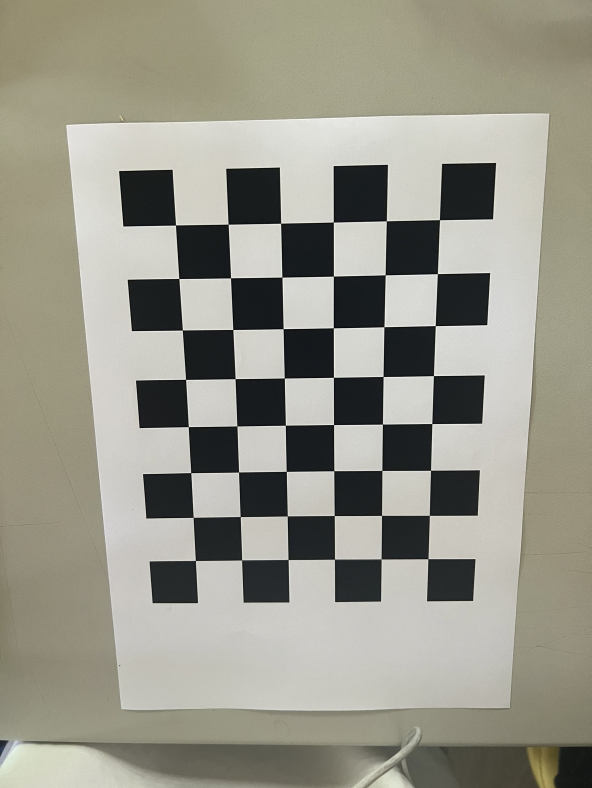
#> input picture state_estimation_lab/lab1/src/image/S__13123642_0.jpg, 1774 x 2364 px (shown at 1/3 size); its folder holds only this picture in this run
$ python camera_calibration.py
#> lines starting #> are read from the running program, lines starting #| are printed output that depends on the picture; after the words box and inside, x2 and y2 are one past the last pixel; in counts of white or black regions, pixels touching at a corner belong together; long printed decimals are rounded
import os
import cv2
import numpy as np

# Define chess board pattern size
pattern_size = (8, 6)

# Criteria for termination of the iterative process of corner detection
criteria = (cv2.TERM_CRITERIA_EPS + cv2.TERM_CRITERIA_MAX_ITER, 30, 0.001)

# Prepare object points, like (0,0,0), (1,0,0), (2,0,0) ....,(6,5,0)
objp = np.zeros((pattern_size[0] * pattern_size[1], 3), np.float32)
objp[:, :2] = np.mgrid[0:pattern_size[0], 0:pattern_size[1]].T.reshape(-1, 2)

# Arrays to store object points and image points from all the images.
objpoints = []  # 3d point in real world space
imgpoints = []  # 2d points in image plane.

# Load images
images_folder = "./image"
images_list = os.listdir(images_folder)

for fname in images_list:

    img_path = os.path.join(images_folder, fname)
    gray = cv2.imread(img_path, 0)
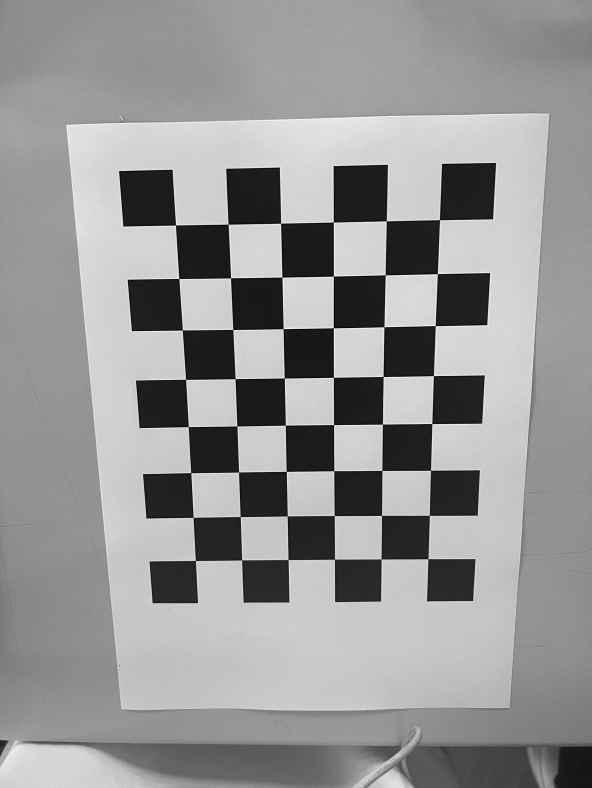
#> gray: shape (2364, 1774) (shown at 1/3 size); min 0, max 255, mean 149.4
    # gray = cv2.cvtColor(img, cv2.COLOR_BGR2GRAY)

    # Find the chess board corners
    ret, corners = cv2.findChessboardCorners(gray, pattern_size, None)
#> ret = True; corners = 48 rows, first 8: [1319.3, 660.4], [1313.1, 822], [1306.6, 978], [1301.4, 1127.9], [1296.4, 1271.8], [1292.5, 1411.7], [1288.8, 1546.6], [1284.7, 1677.2]

    # If found, add object points, image points (after refining them)
    if ret == True:

        objpoints.append(objp)
        corners2 = cv2.cornerSubPix(gray, corners, (11, 11), (-1, -1), criteria)
#> corners2 = 48 rows, first 8: [1319.3, 660.3], [1313, 822.2], [1306.6, 978], [1301.3, 1128.1], [1296.6, 1271.7], [1292.5, 1411.7], [1288.7, 1546.7], [1284.7, 1677.2]
        imgpoints.append(corners2)

        # Draw and display the corners
        gray = cv2.drawChessboardCorners(gray, pattern_size, corners2, ret)
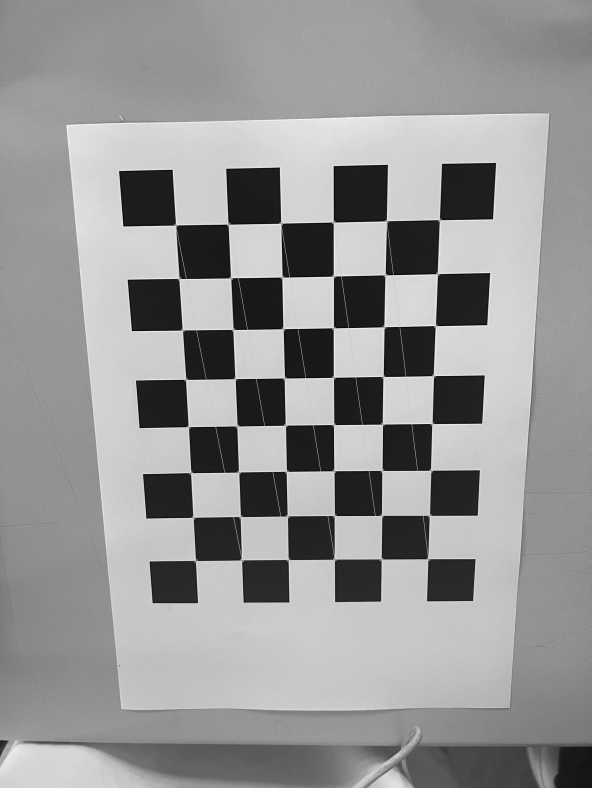
#> gray: shape (2364, 1774) (shown at 1/3 size); 0.82% of pixels changed, all inside (x1, y1, x2, y2) = (521, 654, 1326, 1689)

        # Resize the window to half the size of the image
        cv2.namedWindow('img', cv2.WINDOW_NORMAL)
        cv2.resizeWindow('img', (gray.shape[1] // 2, gray.shape[0] // 2))
        cv2.imshow('img', gray)
        cv2.waitKey(500)

cv2.destroyAllWindows()

# Calibrate the camera
ret, mtx, dist, rvecs, tvecs = cv2.calibrateCamera(objpoints, imgpoints, gray.shape[::-1], None, None)
#> ret = 0.277; mtx = [[1153.3, 0, 899.4], [0, 1135.8, 1178.9], [0, 0, 1]]; dist = [[0.119, -0.337, 0.000565, -0.000345, 0.347]]; rvecs = ([0.123, -0.103, 1.55],); tvecs = ([2.64, -3.32, 7.36],)

# Print the camera matrix
print(f"Objective function value: {ret}\n")
#| Objective function value: 0.277
print(f"Distorition coefficient: {dist}\n")
#| Distorition coefficient: [[ 1.19034705e-01 -3.37033318e-01  5.64623983e-04 -3.44625603e-04
#|    3.46507823e-01]]
print("Camera Matrix:")
print(mtx)
#| [[1.15330800e+03 0.00000000e+00 8.99389252e+02]
#|  [0.00000000e+00 1.13579210e+03 1.17893443e+03]
#|  [0.00000000e+00 0.00000000e+00 1.00000000e+00]]

fx = mtx[0, 0]
#> fx = 1153.3
fy = mtx[1, 1]
#> fy = 1135.8
cx = mtx[0, 2]
#> cx = 899.4
cy = mtx[1, 2]
#> cy = 1178.9

print(f"\nfx: {fx}, fy: {fy}, cx: {cx}, cy: {cy}")
#| fx: 1153.308, fy: 1135.792, cx: 899.389, cy: 1178.934

$ run again, on state_estimation_lab/lab1/src/image/S__13123647_0.jpg
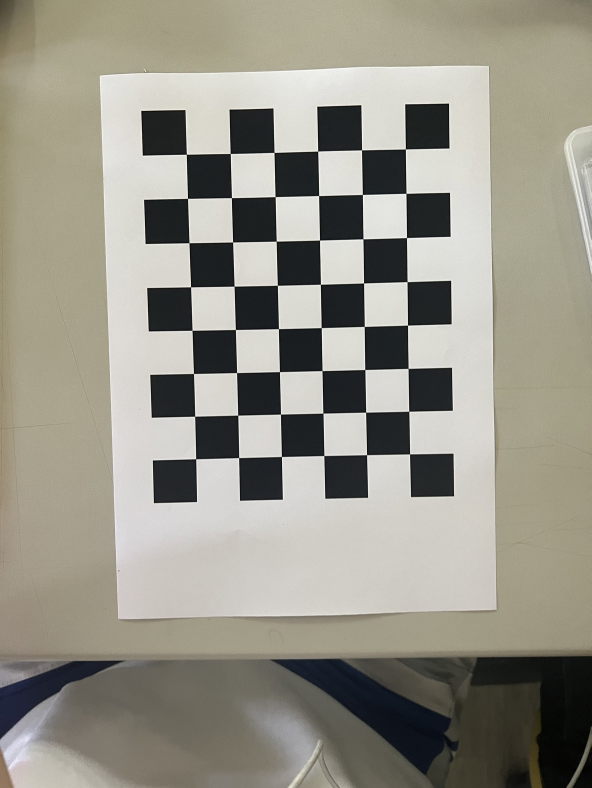
#> input picture state_estimation_lab/lab1/src/image/S__13123647_0.jpg, 1774 x 2364 px (shown at 1/3 size)
#> `gray = cv2.imread(img_path, 0)`:
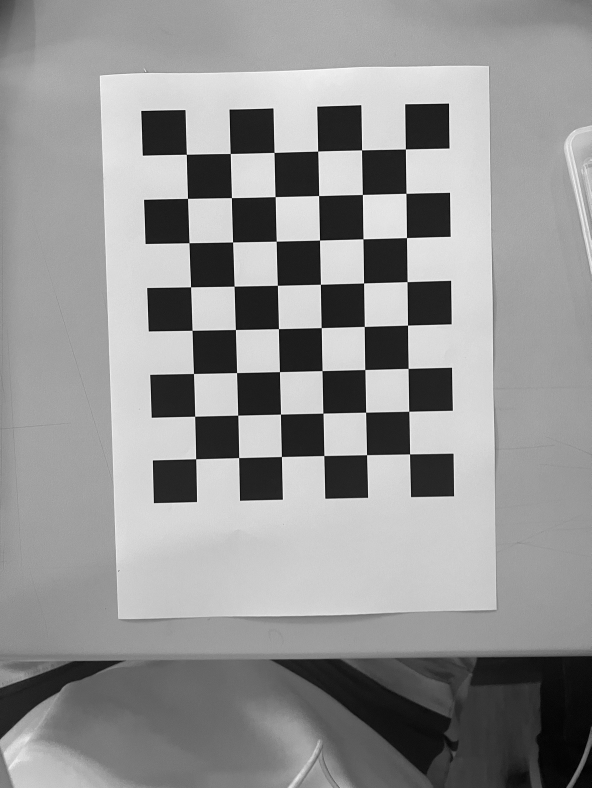
#> gray: shape (2364, 1774) (shown at 1/3 size); min 0, max 255, mean 147.5
#> `ret, corners = cv2.findChessboardCorners(gray, pattern_size, None)`: ret = True; corners = 48 rows, first 8: [1216.9, 448.3], [1219, 581], [1220.5, 713.9], [1222, 846.1], [1223.5, 976.4], [1225.1, 1106.1], [1227.4, 1234.7], [1229.8, 1362.9]
#> corners2 = 48 rows, first 8: [1216.9, 448], [1218.8, 580.9], [1220.5, 713.8], [1222.2, 846], [1223.6, 976.3], [1225.2, 1106.2], [1227.5, 1234.6], [1229.8, 1362.7]
#> `gray = cv2.drawChessboardCorners(gray, pattern_size, corners2, ret)`:
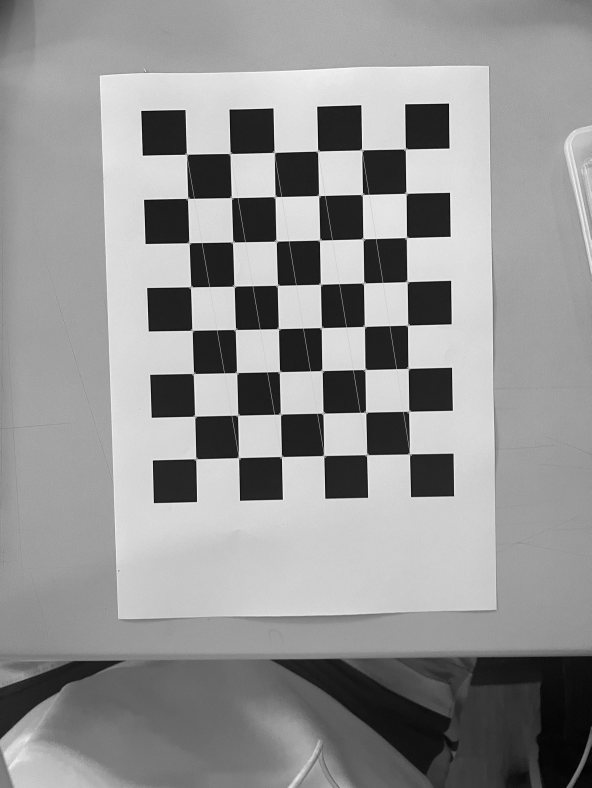
#> gray: shape (2364, 1774) (shown at 1/3 size); 0.79% of pixels changed, all inside (x1, y1, x2, y2) = (554, 442, 1237, 1384)
#> `ret, mtx, dist, rvecs, tvecs = cv2.calibrateCamera(objpoints, imgpoint..`: ret = 0.291; mtx = [[10001.1, 0, 902.5], [0, 10069, 1260.4], [0, 0, 1]]; dist = [[6.07, -439.3, 0.0146, 0.00372, -1.34]]; rvecs = ([0.105, -0.111, 1.54],); tvecs = ([2.39, -6.14, 77.5],)
#| Objective function value: 0.2908
#| Distorition coefficient: [[ 6.06741562e+00 -4.39259820e+02  1.45515317e-02  3.71724293e-03
#|   -1.34047797e+00]]
#| [[1.00011257e+04 0.00000000e+00 9.02472141e+02]
#|  [0.00000000e+00 1.00689650e+04 1.26038978e+03]
#|  [0.00000000e+00 0.00000000e+00 1.00000000e+00]]
#> fx = 10001.1
#> fy = 10069
#> cx = 902.5
#> cy = 1260.4
#| fx: 10001.126, fy: 10068.965, cx: 902.472, cy: 1260.390

$ run again, on state_estimation_lab/lab1/src/image/S__13123648_0.jpg
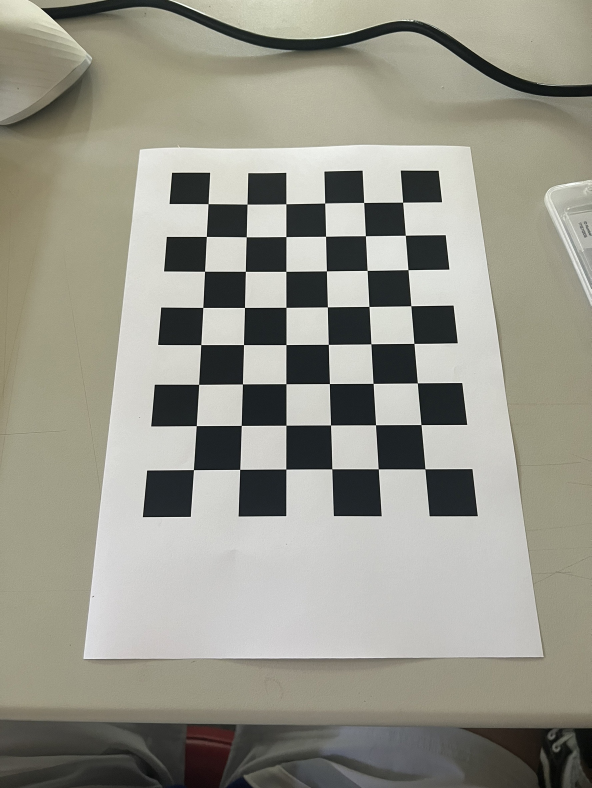
#> input picture state_estimation_lab/lab1/src/image/S__13123648_0.jpg, 1774 x 2364 px (shown at 1/3 size)
#> `gray = cv2.imread(img_path, 0)`:
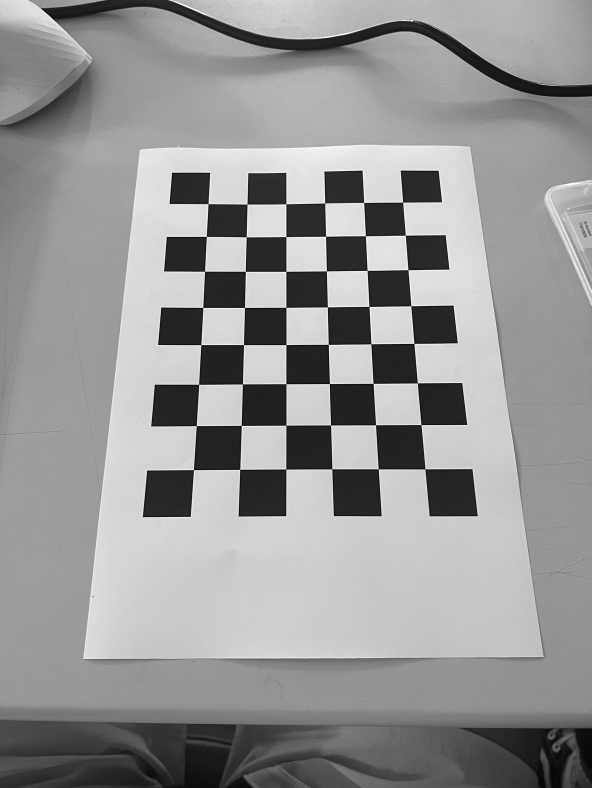
#> gray: shape (2364, 1774) (shown at 1/3 size); min 0, max 255, mean 149.5
#> `ret, corners = cv2.findChessboardCorners(gray, pattern_size, None)`: ret = True; corners = 48 rows, first 8: [1208.8, 607.6], [1216.6, 706.5], [1224.7, 810.3], [1233.6, 918.5], [1242.7, 1031.1], [1252.8, 1149.9], [1264.1, 1274.8], [1275.9, 1407.7]
#> corners2 = 48 rows, first 8: [1208.9, 607.5], [1216.7, 706.6], [1224.8, 810.3], [1233.6, 918.4], [1242.8, 1031], [1252.9, 1149.7], [1263.9, 1274.8], [1275.8, 1407.6]
#> `gray = cv2.drawChessboardCorners(gray, pattern_size, corners2, ret)`:
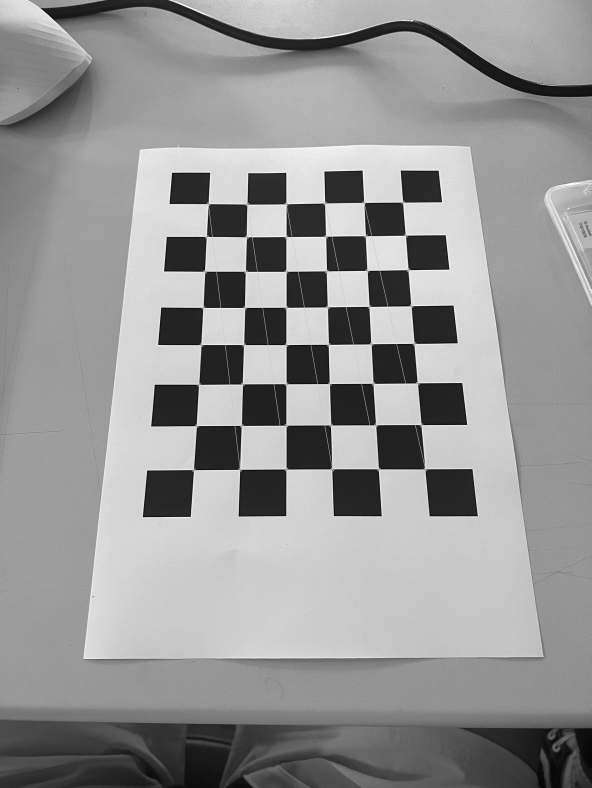
#> gray: shape (2364, 1774) (shown at 1/3 size); 0.69% of pixels changed, all inside (x1, y1, x2, y2) = (575, 601, 1283, 1417)
#> `ret, mtx, dist, rvecs, tvecs = cv2.calibrateCamera(objpoints, imgpoint..`: ret = 0.39; mtx = [[305.9, 0, 888.2], [0, 283.3, 1142.6], [0, 0, 1]]; dist = [[0.00735, -0.00126, -0.00135, -0.000191, 9.3e-05]]; rvecs = ([-0.0495, 0.0524, 1.56],); tvecs = ([2.75, -4.93, 2.67],)
#| Objective function value: 0.3904
#| Distorition coefficient: [[ 7.35458076e-03 -1.25876774e-03 -1.34806240e-03 -1.91323369e-04
#|    9.29505431e-05]]
#| [[3.05909302e+02 0.00000000e+00 8.88181127e+02]
#|  [0.00000000e+00 2.83271541e+02 1.14263833e+03]
#|  [0.00000000e+00 0.00000000e+00 1.00000000e+00]]
#> fx = 305.9
#> fy = 283.3
#> cx = 888.2
#> cy = 1142.6
#| fx: 305.909, fy: 283.272, cx: 888.181, cy: 1142.638

$ run again, on state_estimation_lab/lab1/src/image/S__13123649_0.jpg
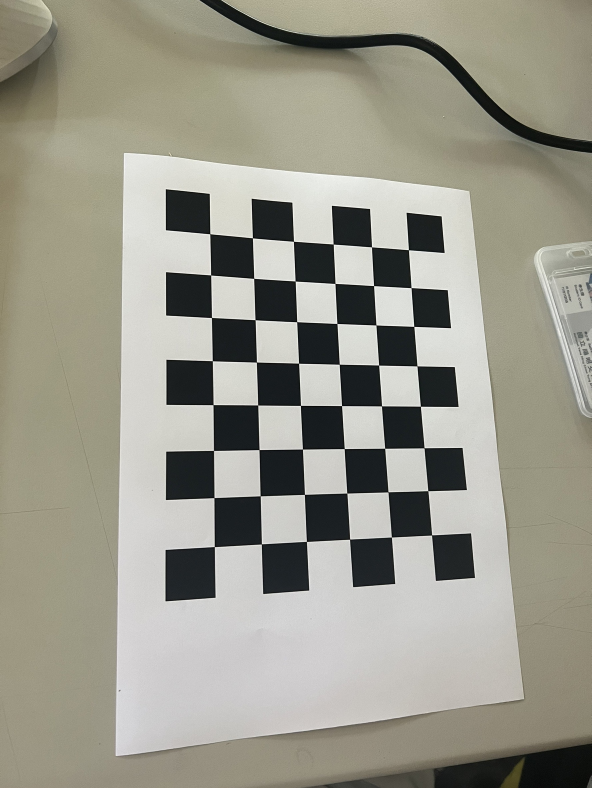
#> input picture state_estimation_lab/lab1/src/image/S__13123649_0.jpg, 1774 x 2364 px (shown at 1/3 size)
#> `gray = cv2.imread(img_path, 0)`:
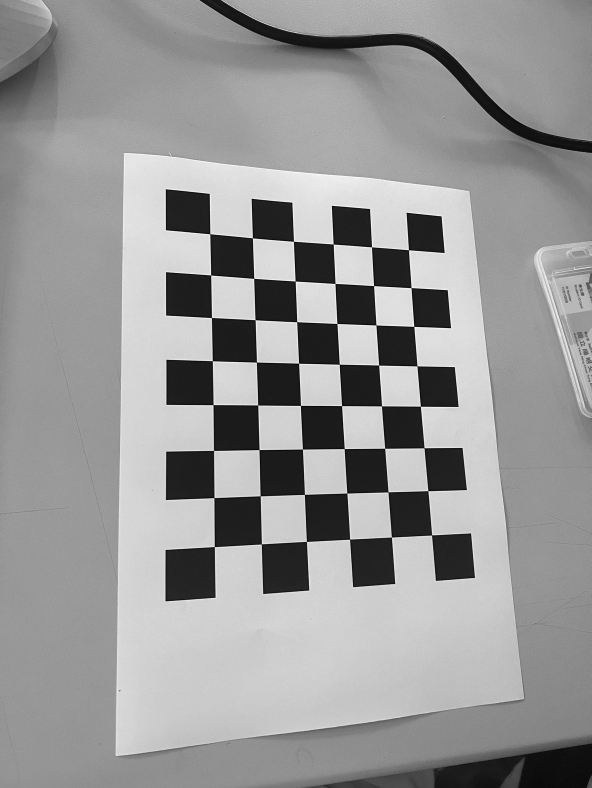
#> gray: shape (2364, 1774) (shown at 1/3 size); min 0, max 255, mean 151.5
#> `ret, corners = cv2.findChessboardCorners(gray, pattern_size, None)`: ret = True; corners = 48 rows, first 8: [1226.1, 750.5], [1234, 864], [1242.4, 980.2], [1252, 1098.7], [1262.2, 1219.6], [1273.1, 1344.5], [1284.5, 1473.3], [1295.9, 1605.8]
#> corners2 = 48 rows, first 8: [1226.2, 750.4], [1234.1, 864], [1242.5, 980.1], [1252, 1098.7], [1262.2, 1219.5], [1273.2, 1344.5], [1284.5, 1473.3], [1295.7, 1605.8]
#> `gray = cv2.drawChessboardCorners(gray, pattern_size, corners2, ret)`:
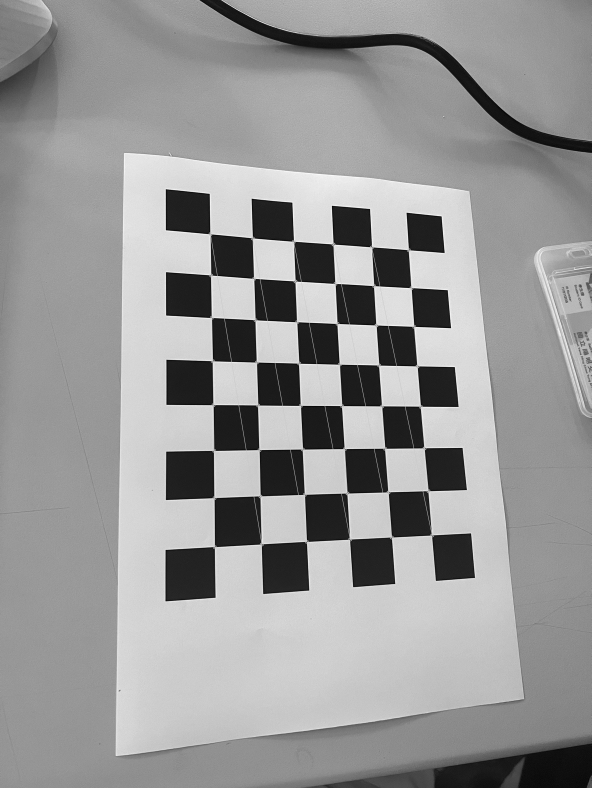
#> gray: shape (2364, 1774) (shown at 1/3 size); 0.75% of pixels changed, all inside (x1, y1, x2, y2) = (625, 696, 1303, 1648)
#> `ret, mtx, dist, rvecs, tvecs = cv2.calibrateCamera(objpoints, imgpoint..`: ret = 0.349; mtx = [[1831.2, 0, 893.1], [0, 1832.7, 1153.6], [0, 0, 1]]; dist = [[0.333, -1.97, -0.00568, 0.00209, 2.81]]; rvecs = ([-0.38, -0.0494, 1.54],); tvecs = ([2.79, -3.38, 15.66],)
#| Objective function value: 0.3494
#| Distorition coefficient: [[ 3.32823145e-01 -1.96890416e+00 -5.68185573e-03  2.09407199e-03
#|    2.80584286e+00]]
#| [[1.83117540e+03 0.00000000e+00 8.93120910e+02]
#|  [0.00000000e+00 1.83267817e+03 1.15362952e+03]
#|  [0.00000000e+00 0.00000000e+00 1.00000000e+00]]
#> fx = 1831.2
#> fy = 1832.7
#> cx = 893.1
#> cy = 1153.6
#| fx: 1831.175, fy: 1832.678, cx: 893.121, cy: 1153.630

$ run again, on state_estimation_lab/lab1/src/image/S__13123644_0.jpg
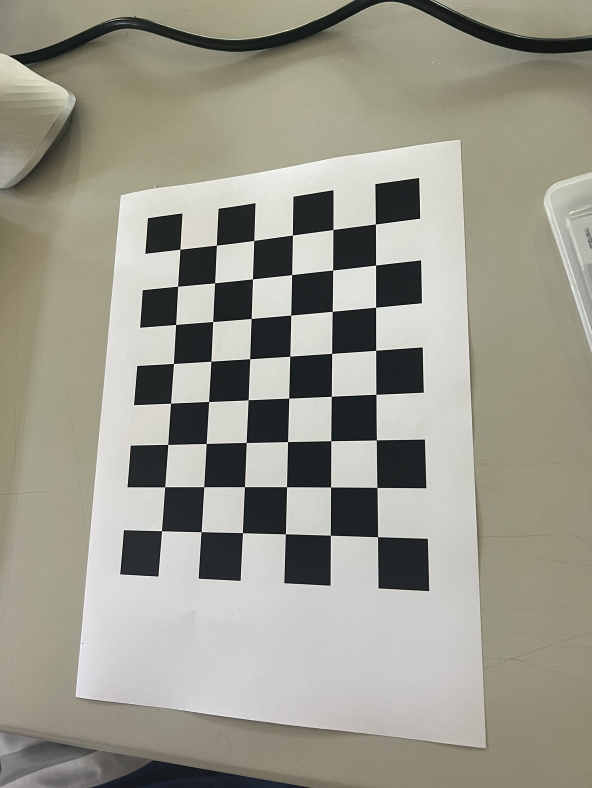
#> input picture state_estimation_lab/lab1/src/image/S__13123644_0.jpg, 1774 x 2364 px (shown at 1/3 size)
#> `gray = cv2.imread(img_path, 0)`:
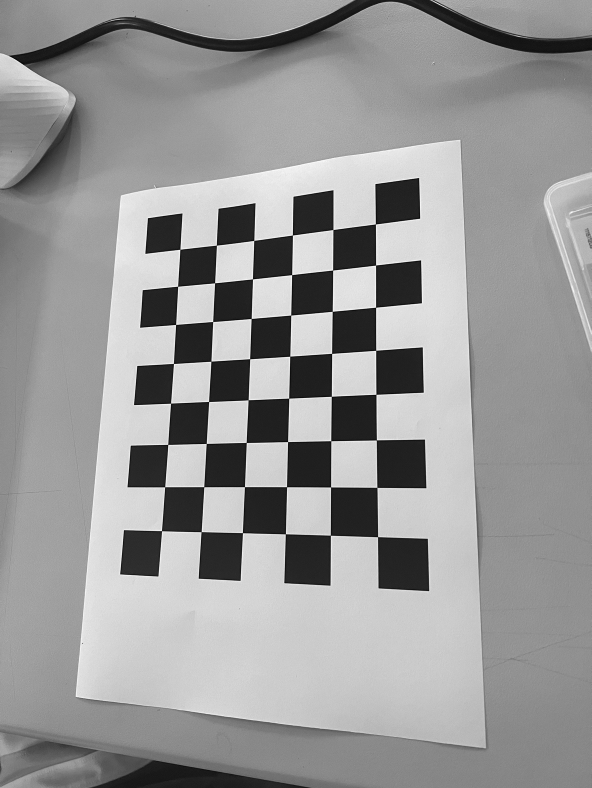
#> gray: shape (2364, 1774) (shown at 1/3 size); min 0, max 255, mean 151.9
#> `ret, corners = cv2.findChessboardCorners(gray, pattern_size, None)`: ret = True; corners = 48 rows, first 8: [1127, 673], [1127.8, 796.1], [1127.9, 922.6], [1128.4, 1051.8], [1128.8, 1183.8], [1129.9, 1320.8], [1131.7, 1462.9], [1134, 1611]
#> corners2 = 48 rows, first 8: [1127.1, 672.9], [1127.7, 796.1], [1127.9, 922.6], [1128.4, 1051.8], [1128.9, 1183.7], [1129.9, 1320.8], [1131.7, 1463], [1133.8, 1611.2]
#> `gray = cv2.drawChessboardCorners(gray, pattern_size, corners2, ret)`:
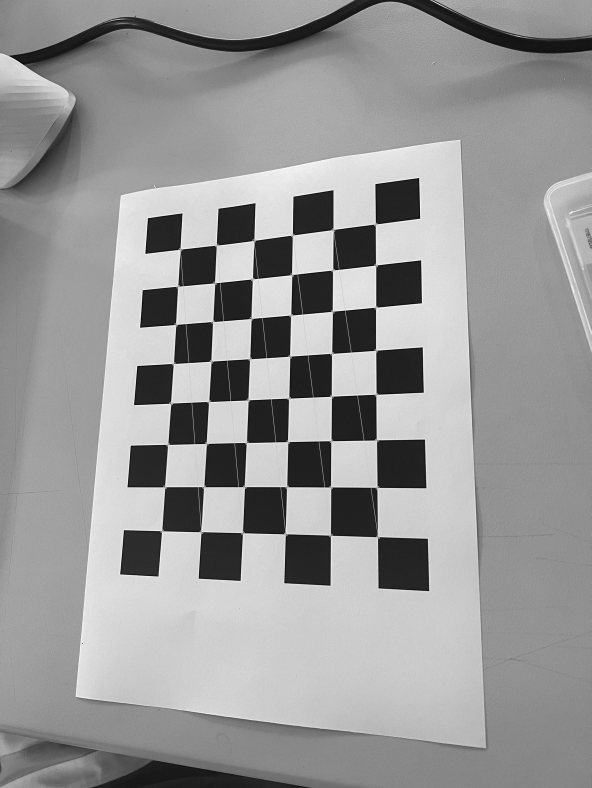
#> gray: shape (2364, 1774) (shown at 1/3 size); 0.76% of pixels changed, all inside (x1, y1, x2, y2) = (480, 667, 1141, 1618)
#> `ret, mtx, dist, rvecs, tvecs = cv2.calibrateCamera(objpoints, imgpoint..`: ret = 0.406; mtx = [[1776.3, 0, 896.1], [0, 1762.2, 1157.7], [0, 0, 1]]; dist = [[0.349, -2.63, -0.00604, -0.00301, 8.05]]; rvecs = ([0.0745, 0.418, 1.54],); tvecs = ([1.76, -3.71, 13.77],)
#| Objective function value: 0.4061
#| Distorition coefficient: [[ 3.48830387e-01 -2.62994673e+00 -6.03708887e-03 -3.01272990e-03
#|    8.05474595e+00]]
#| [[1.77632428e+03 0.00000000e+00 8.96086094e+02]
#|  [0.00000000e+00 1.76218856e+03 1.15770859e+03]
#|  [0.00000000e+00 0.00000000e+00 1.00000000e+00]]
#> fx = 1776.3
#> fy = 1762.2
#> cx = 896.1
#> cy = 1157.7
#| fx: 1776.324, fy: 1762.189, cx: 896.086, cy: 1157.709
